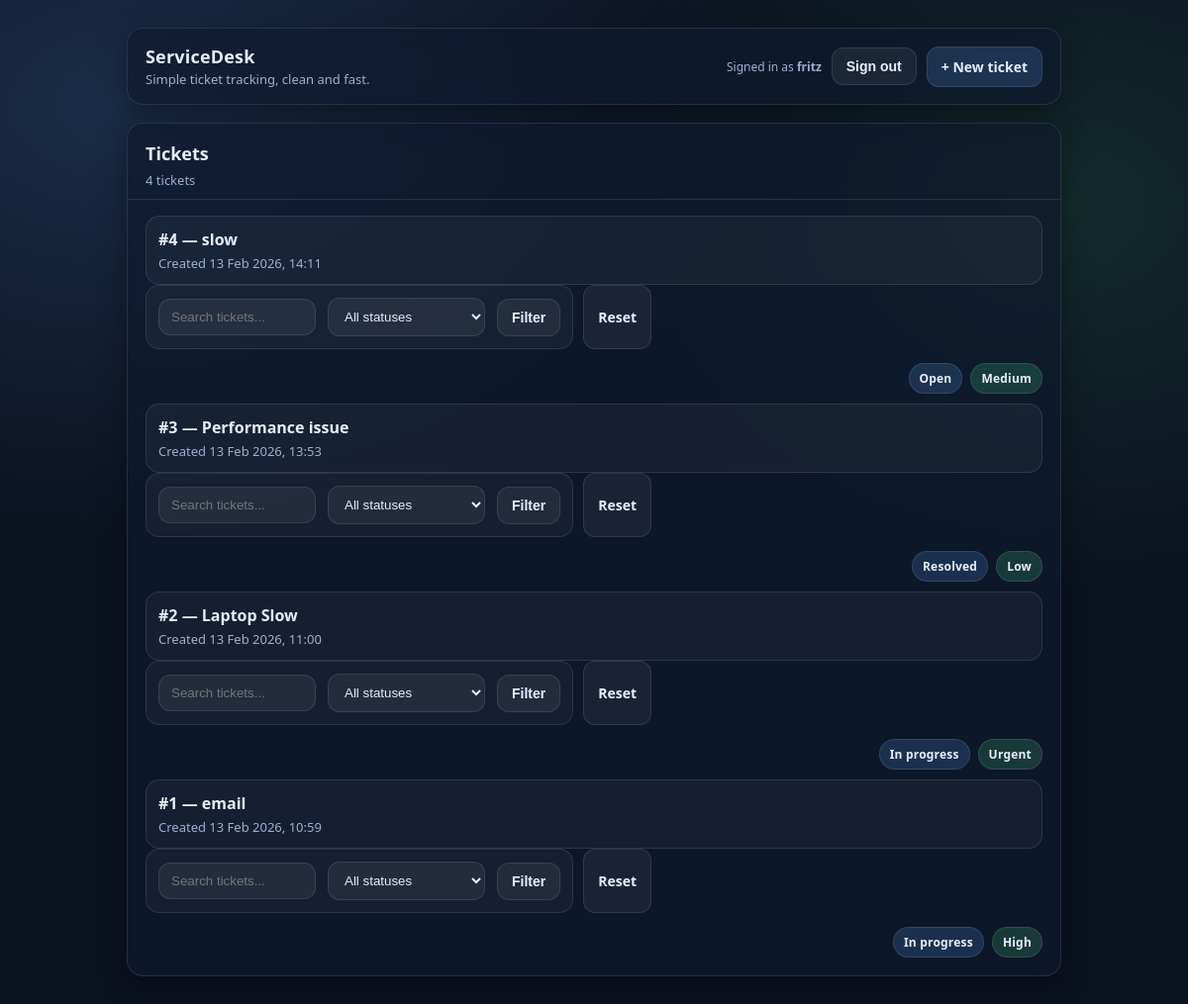
Screenshot of /tickets/ (signed in) with the database file from the repository.
### tickets/models.py (models this page shows, shortened)
class Ticket(models.Model):
    class Status(models.TextChoices):
        OPEN = "OPEN", "Open"
        IN_PROGRESS = "IN_PROGRESS", "In progress"
        RESOLVED = "RESOLVED", "Resolved"
        CLOSED = "CLOSED", "Closed"
    class Priority(models.TextChoices):
        LOW = "LOW", "Low"
        MEDIUM = "MEDIUM", "Medium"
        HIGH = "HIGH", "High"
        URGENT = "URGENT", "Urgent"
    title = models.CharField(max_length=200)
    description = models.TextField(blank=True)
    status = models.CharField(
        max_length=20,
        choices=Status.choices,
        default=Status.OPEN,
    )
    priority = models.CharField(
        max_length=10,
        choices=Priority.choices,
        default=Priority.MEDIUM,
    )
    owner = models.ForeignKey(
        settings.AUTH_USER_MODEL,
        on_delete=models.CASCADE,
        related_name="tickets",
        null=True,
        blank=True,
    )
    created_at = models.DateTimeField(auto_now_add=True)
    updated_at = models.DateTimeField(auto_now=True)

### tickets/views.py (the view)
# urls.py: path("tickets/", ticket_list, name="ticket_list"),
def ticket_list(request):
    q = request.GET.get("q", "").strip()
    status = request.GET.get("status", "").strip()
    tickets = Ticket.objects.all()
    if q:
        tickets = tickets.filter(
            Q(title__icontains=q) | Q(description__icontains=q)
        )
    if status:
        tickets = tickets.filter(status=status)
    tickets = tickets.order_by("-created_at")
    context = {
        "tickets": tickets,
        "q": q,
        "status": status,
        "status_choices": Ticket.Status.choices,
    }
    return render(request, "tickets/ticket_list.html", context)

### tickets/templates/tickets/ticket_list.html (shortened to what this page needs)
{% extends "tickets/base.html" %}
{% block topbar_actions %}
  <a class="btn primary" href="/tickets/new/">+ New ticket</a>
{% endblock %}
{% block content %}
  <div class="card">
    <div class="card-header">
      <h2>Tickets</h2>
      <div class="sub">
        {% if tickets %}
          {{ tickets|length }} ticket{{ tickets|length|pluralize }}
        {% else %}
          No tickets yet
        {% endif %}
      </div>
    </div>
    <div class="card-body">
      {% if tickets %}
        <ul class="list">
          {% for ticket in tickets %}
            <li>
              <a class="row" href="/tickets/{{ ticket.id }}/">
                <div class="row-left">
                  <div class="row-title">#{{ ticket.id }} — {{ ticket.title }}</div>
                  <div class="row-meta">
                    Created {{ ticket.created_at|date:"j M Y, H:i" }}
                  </div>
                </div>
                <form method="get" style="display:flex; gap:10px; flex-wrap:wrap; margin-bottom:14px;">
                  <input type="text" name="q" placeholder="Search tickets..." value="{{ q }}" style="max-width:340px;" />
                  <select name="status" style="max-width:220px;">
                    <option value="">All statuses</option>
                  </select>
                  <button class="btn" type="submit">Filter</button>
                  <a class="btn" href="/tickets/">Reset</a>
                </form>
                <div class="badges">
                  <span class="badge info">{{ ticket.get_status_display }}</span>
                  {% if ticket.get_priority_display == "URGENT" or ticket.get_priority_display == "HIGH" %}
                    <span class="badge bad">{{ ticket.get_priority_display }}</span>
                  {% elif ticket.get_priority_display == "MEDIUM" %}
                    <span class="badge warn">{{ ticket.get_priority_display }}</span>
                  {% else %}
                    <span class="badge good">{{ ticket.get_priority_display }}</span>
                  {% endif %}
                </div>
              </a>
            </li>
          {% endfor %}
        </ul>
      {% endif %}
    </div>
  </div>
{% endblock %}

### tickets/templates/tickets/base.html (shortened to what this page needs)
<!doctype html>
<html lang="en">
  <head>
  </head>
  <body>
    <div class="container">
      <div class="topbar">
        <div class="brand">
          <h1>ServiceDesk</h1>
          <p>Simple ticket tracking, clean and fast.</p>
        </div>
        <div>
          <div style="display:flex; gap:10px; align-items:center; flex-wrap:wrap; justify-content:flex-end;">
            {% if user.is_authenticated %}
              <span class="small">Signed in as <strong>{{ user.username }}</strong></span>
               <form method="post" action="/accounts/logout/" style="margin:0;">
                 <button class="btn" type="submit">Sign out</button>
               </form>
            {% else %}
              <a class="btn" href="/accounts/login/">Sign in</a>
            {% endif %}
            {% block topbar_actions %}{% endblock %}
          </div>
        </div>
      </div>
      {% block content %}{% endblock %}
    </div>
  </body>
</html>

### tickets/templates/tickets/base.html (style rules this page uses)
:root { --bg: #0b1220; --card: #0f1a2e; --muted: #9fb0d0; --text: #e8eefc; --border: rgba(255,255,255,.10); --shadow: 0 10px 30px rgba(0,0,0,.35); --radius: 16px; --good: rgba(74,222,128,.18); --warn: rgba(251,191,36,.18); --bad: rgba(248,113,113,.18); --info: rgba(96,165,250,.18); }
* { box-sizing: border-box; }
body { margin:0; font-family: ui-sans-serif, system-ui, -apple-system, Segoe UI, Roboto, Helvetica, Arial; background: radial-gradient(1200px 800px at 10% 10%, rgba(96,165,250,.18), transparent 55%), radial-gradient(900px 700px at 90% 20%, rgba(74,222,128,.12), transparent 55%), var(--bg); color: var(--text); }
a { color: inherit; text-decoration: none; }
.container { max-width: 980px; margin: 0 auto; padding: 28px 18px 60px; }
.topbar { display:flex; align-items:center; justify-content: space-between; gap: 12px; padding: 16px 18px; border: 1px solid var(--border); border-radius: var(--radius); background: rgba(15,26,46,.72); box-shadow: var(--shadow); backdrop-filter: blur(10px); }
.brand { display:flex; flex-direction: column; gap: 2px; }
.brand h1 { margin:0; font-size: 18px; letter-spacing: .2px; }
.brand p { margin:0; color: var(--muted); font-size: 13px; }
.btn { display:inline-flex; align-items:center; gap: 8px; padding: 10px 14px; border-radius: 12px; border: 1px solid var(--border); background: rgba(255,255,255,.06); color: var(--text); cursor:pointer; font-weight: 600; font-size: 14px; }
.btn.primary { background: rgba(96,165,250,.18); }
.card { margin-top: 18px; border: 1px solid var(--border); border-radius: var(--radius); background: rgba(15,26,46,.72); box-shadow: var(--shadow); backdrop-filter: blur(10px); overflow:hidden; }
.card-header { padding: 18px 18px 10px; border-bottom: 1px solid var(--border); }
.card-header h2 { margin:0; font-size: 18px; }
.card-header .sub { margin-top: 6px; color: var(--muted); font-size: 13px; }
.card-body { padding: 16px 18px 18px; }
.list { list-style: none; padding: 0; margin: 0; display:flex; flex-direction: column; gap: 10px; }
.row { display:flex; align-items:center; justify-content: space-between; gap: 12px; padding: 12px 12px; border: 1px solid var(--border); border-radius: 14px; background: rgba(255,255,255,.04); }
.row-left { min-width: 0; display:flex; flex-direction: column; gap: 4px; }
.row-title { font-weight: 700; white-space: nowrap; overflow: hidden; text-overflow: ellipsis; max-width: 620px; }
.row-meta { color: var(--muted); font-size: 13px; }
.badges { display:flex; gap: 8px; flex-wrap: wrap; justify-content: flex-end; }
.badge { padding: 6px 10px; border-radius: 999px; border: 1px solid var(--border); font-size: 12px; font-weight: 700; letter-spacing: .2px; }
.badge.info { background: var(--info); }
.badge.good { background: var(--good); }
input, textarea, select { width:100%; padding: 10px 12px; border-radius: 12px; border: 1px solid var(--border); background: rgba(255,255,255,.06); color: var(--text); outline: none; }
.small { color: var(--muted); font-size: 12px; }

### rows the page displays
Ticket: id "4", title "slow", created_at "13 Feb 2026, 14:11", status "Open", priority "Medium"
Ticket: id "3", title "Performance issue", created_at "13 Feb 2026, 13:53", status "Resolved", priority "Low"
Ticket: id "2", title "Laptop Slow", created_at "13 Feb 2026, 11:00", status "In progress", priority "Urgent"
Ticket: id "1", title "email", created_at "13 Feb 2026, 10:59", status "In progress", priority "High"

### other values shown
{{ user.username }} "fritz"
{{ tickets|length }} "4"
